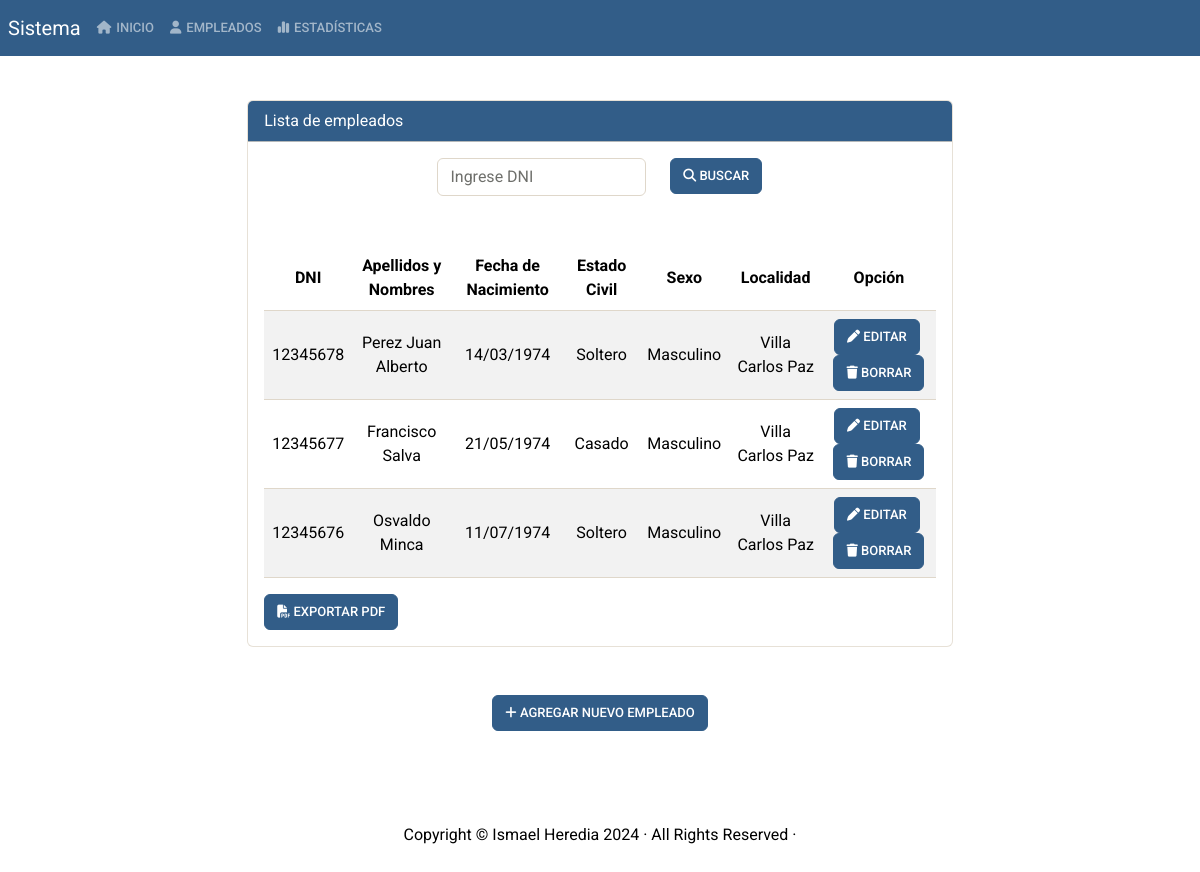
The app's page /index.php?tipo=listar with its own data.
### tables this page shows
create table empleados(
	id int not null auto_increment,
	dni int(8) unique,
	apellidos_nombres varchar(100),
	fecha_nacimiento date,
	id_estado_civil int,
	sexo char(1),
	calle_numero_domicilio varchar(150),
	localidad varchar(100),
	primary key(id),
	foreign key (id_estado_civil) references estados_civiles(id)
);

create table estados_civiles(
	id int not null auto_increment,
	nombre varchar(100),
	primary key(id)
);

### data/empleadoDatos.php (called while the page is built, shortened)
<?php
include_once("entities/empleado.php");
include_once("entities/estadoCivil.php");
class EmpleadoDatos {
   public function Listar($dni) {
      $empleados = array();
   	  $conexion = new Conexion();
      $conexion->abrir_conexion();
      $conn = $conexion->retornar_conexion();
      $sql = null;
      if(is_numeric($dni)) {
        $sql = $conn->prepare('SELECT * FROM empleados WHERE dni LIKE :patron');
        $sql->execute(array('patron' => '%'.$dni.'%'));
      } else {
        $sql = $conn->prepare('SELECT * FROM empleados');
        $sql->execute();
      }
      $resultado = $sql->fetchAll();
      foreach ($resultado as $fila) {
        $id = $fila['id'];
        $dni = $fila['dni'];
        $apellidos_nombres = $fila['apellidos_nombres'];
        $fecha_nacimiento = $fila['fecha_nacimiento'];
        $id_estado_civil = $fila['id_estado_civil'];
        $sexo = $fila['sexo'];
        $calle_numero_domicilio = $fila['calle_numero_domicilio'];
        $localidad = $fila['localidad'];
        $empleado = Empleado::CreateEmpleado($id,$dni,$apellidos_nombres,$fecha_nacimiento,$id_estado_civil,$sexo,$calle_numero_domicilio,$localidad);
        array_push($empleados,$empleado);
      }
      foreach ($empleados as $empleado) {
        $sql = $conn->prepare('SELECT * FROM estados_civiles WHERE id = :id');
        $sql->execute(array('id' => $empleado->getIdEstadoCivil()));
        $resultado = $sql->fetch();
        $id = $resultado['id'];
        $nombre = $resultado['nombre'];
        $estado_civil = EstadoCivil::CreateEstadoCivil($id,$nombre);
      }
      return $empleados;
   }
}
?>

### entities/empleado.php (called while the page is built, shortened)
<?php
class Empleado
{
    private $id;
    private $dni;
    private $apellidos_nombres;
    private $fecha_nacimiento;
    private $id_estado_civil;
    private $sexo;
    private $localidad;
    private $estado_civil;
    public function __construct()
    {
        $this->id = "";
        $this->dni = "";
        $this->apellidos_nombres = "";
        $this->fecha_nacimiento = "";
        $this->id_estado_civil = "";
        $this->sexo = "";
        $this->localidad = "";
        $this->estado_civil = "";
    }
    public static function CreateEmpleado($id, $dni, $apellidos_nombres, $fecha_nacimiento, $id_estado_civil, $sexo, $calle_numero_domicilio, $localidad)
    {
        $instance = new self();
        $instance->id = $id;
        $instance->dni = $dni;
        $instance->apellidos_nombres = $apellidos_nombres;
        $instance->fecha_nacimiento = $fecha_nacimiento;
        $instance->id_estado_civil = $id_estado_civil;
        $instance->sexo = $sexo;
        $instance->calle_numero_domicilio = $calle_numero_domicilio;
        $instance->localidad = $localidad;
        return $instance;
    }
    public function getId()
    {
        return $this->id;
    }
    public function getDni()
    {
        return $this->dni;
    }
    public function getApellidosNombres()
    {
        return $this->apellidos_nombres;
    }
    public function getFechaNacimiento()
    {
        return $this->fecha_nacimiento;
    }
    public function getIdEstadoCivil()
    {
        return $this->id_estado_civil;
    }
    public function getSexo()
    {
        return $this->sexo;
    }
    public function getLocalidad()
    {
        return $this->localidad;
    }
    public function getEstadoCivil()
    {
        return $this->estado_civil;
    }
    public function setEstadoCivil($estado_civil)
    {
        $this->estado_civil = $estado_civil;
    }
}
?>

### entities/estadoCivil.php (called while the page is built, shortened)
<?php
class EstadoCivil {
  private $nombre;
  public function __construct(){
		$this->nombre = "";
   }
  public static function CreateEstadoCivil($id,$nombre) {
   		$instance = new self();
    	$instance->id = $id;
		  $instance->nombre = $nombre;
    	return $instance;
  }
  public function getNombre() {
   	 	return $this->nombre;
  }
}
?>

### functions/helper.php (called while the page is built, shortened)
<?php
class Helper {
	function convertir_fecha_usuario($fecha) {
		return date("d/m/Y", strtotime($fecha));
	}
}
?>

### forms/empleados/listar.php (the view, shortened to what this page needs)
<?php
include_once("data/empleadoDatos.php");
include_once("functions/Helper.php");
$helper = new Helper();
$empleadoDatos = new EmpleadoDatos();
$dni = "";
$empleados = $empleadoDatos->Listar($dni);
?>
<div class="card contenedor">
  <div class="card-header">
    Lista de empleados
  </div>
  <div class="card-body">
  	<form method="GET">
  		<div class="d-flex align-items-center justify-content-center" style="margin-bottom: 50px;">
	  		<div class="row">
		      <div class="col-lg-8">
		        <input type="number" class="form-control" id="buscar" name="buscar" placeholder="Ingrese DNI" value="<?php echo htmlentities($dni); ?>" />
		      </div>
		      <div class="col">
		        <button type="submit" class="btn btn-primary"><i class="fa fa-magnifying-glass" aria-hidden="true"></i> Buscar</button>
		      </div>
		    </div>
	  	</div>
  	</form>
<?php
if(count($empleados) > 0) {
	?>
	<table class="table table-striped nowrap" style="width:100%">
	  <thead>
	    <tr>
	      <th scope="col">DNI</th>
	      <th scope="col">Apellidos y Nombres</th>
	      <th scope="col">Fecha de Nacimiento</th>
	      <th scope="col">Estado Civil</th>
	      <th scope="col">Sexo</th>
	      <th scope="col">Localidad</th>
	      <th scope="col">Opción</th>
	    </tr>
	  </thead>
	  <tbody>
	<?php
	foreach($empleados as $empleado) {
		$id = $empleado->getId();
		$dni_em = $empleado->getDni();
		$apellidos_nombres = $empleado->getApellidosNombres();
		$fecha_nacimiento = $helper->convertir_fecha_usuario($empleado->getFechaNacimiento());
		$estado_civil = $empleado->getEstadoCivil()->getNombre();
		$sexo = ($empleado->getSexo() == "M" ? "Masculino" : "Femenino");
		$localidad = $empleado->getLocalidad();
		echo "<tr><td>". htmlentities($dni_em) ."</td><td>". htmlentities($apellidos_nombres) ."</td><td>". htmlentities($fecha_nacimiento) ."</td><td>". htmlentities($estado_civil) ."</td><td>". htmlentities($sexo) ."</td><td>". htmlentities($localidad) ."</td><td><a class=\"btn btn-primary\" href=\"index.php?tipo=editar&id=". htmlentities($id) ."\" role=\"button\"><i class=\"fa fa-pen\" aria-hidden=\"true\"></i> Editar</a>&nbsp;<a class=\"btn btn-primary\" href=\"index.php?tipo=borrar&id=". htmlentities($id) ."\" role=\"button\"><i class=\"fa fa-trash\" aria-hidden=\"true\"></i> Borrar</a></td></tr>";
	}
	?>
		  </tbody>
		</table>
		<a class="btn btn-primary" href="index.php?tipo=exportar&buscar=<?php echo htmlentities($dni); ?>" role="button" target="_blank"><i class="fa fa-file-pdf" aria-hidden="true"></i> Exportar PDF</a>
	<?php
} else {
	echo "<h4 class=\"text-center\">Registro Inexistente</h4>";
}
?>
  </div>
</div>
<div class="mt-5 col-md-12 text-center">
	<a class="btn btn-primary" href="index.php?tipo=agregar" role="button"><i class="fa fa-plus" aria-hidden="true"></i> Agregar nuevo empleado</a>
</div>

### index.php (shortened to what this page needs)
<?php
include_once("functions/helper.php");
if(isset($_GET["tipo"])) {
	$tipo = $_GET["tipo"];
	if($tipo == "exportar") {
		include_once("forms/exportar/pdf.php");
	} else {
		include_once("layouts/header.php");
		if($tipo == "listar") {
			include_once("forms/empleados/listar.php");
		}
		elseif($tipo == "agregar") {
			include_once("forms/empleados/formulario.php");
		}
		elseif($tipo == "editar") {
			include_once("forms/empleados/formulario.php");
		}
		elseif($tipo == "borrar") {
			include_once("forms/empleados/borrar.php");
		}
		elseif($tipo == "estadisticas") {
			include_once("forms/estadisticas/reporte.php");
		}
		include_once("layouts/footer.php");
	}
} else {
	include_once("layouts/header.php");
	echo "<h3 class=\"text-center\">Bienvenido</h3>";
	include_once("layouts/footer.php");
}
?>

### layouts/header.php (shortened to what this page needs)
<!DOCTYPE html>
<html lang="en">
    <head>
    <link href="css/bootstrap/bootstrap.min.css" rel="stylesheet" />
    <link id="theme" href="css/page/style.css" rel="stylesheet" />
    <link rel="stylesheet" href="https://cdnjs.cloudflare.com/ajax/libs/font-awesome/6.5.2/css/all.min.css">
    </head>
    <body>
        <nav class="navbar navbar-expand-lg fixed-top navbar-dark bg-primary">
            <a class="navbar-brand mx-2" href="index.php">Sistema</a>
            <div class="collapse navbar-collapse" id="navbarSupportedContent">
                <ul class="navbar-nav mr-auto">
                    <li class="nav-item active"><a class="nav-link" href="index.php" name="inicio"><i class="fa fa-home espacio-icono" aria-hidden="true"></i></span>Inicio<span class="sr-only"></span></a></li>
                     <li class="nav-item"><a class="nav-link" href="index.php?tipo=listar" name="inicio"><i class="fa fa-user espacio-icono" aria-hidden="true"></i></span>Empleados</a></li>
                     <li class="nav-item"><a class="nav-link" href="index.php?tipo=estadisticas" name="inicio"><i class="fa fa-chart-simple espacio-icono" aria-hidden="true"></i></span>Estadísticas<span class="sr-only"></span></a></li>
                </ul>
            </div>
        </nav>
        <section>
          <div class="container-fluid" style="margin-top: 100px">

### layouts/footer.php
          </div>
        </section>
        <footer>
            <div class="container text-center">
                <p>Copyright &copy; Ismael Heredia 2024 &middot; All Rights Reserved &middot;</p>
            </div>
        </footer>
    </body>
</html>

### css/page/style.css (style rules this page uses)
html { position: relative; min-height: 100%; }
body { margin-bottom: 150px; }
footer { position: absolute; bottom: 0; width: 100%; line-height: 60px; color:black; }
.contenedor { margin-left: 20%; margin-right: 20%; }
.card-header { background: #325D88; color: white; }
.espacio-icono { margin-right:5px; }
th { text-align: center; vertical-align: middle; }
td { text-align: center; vertical-align: middle; }
a { color:#6495ED; text-decoration:none !important; }

### records on screen
empleados: dni "12345678", apellidos_nombres "Perez Juan Alberto", fecha_nacimiento "14/03/1974", id_estado_civil.nombre "Soltero", sexo "Masculino", localidad "Villa Carlos Paz"
empleados: dni "12345677", apellidos_nombres "Francisco Salva", fecha_nacimiento "21/05/1974", id_estado_civil.nombre "Casado", sexo "Masculino", localidad "Villa Carlos Paz"
empleados: dni "12345676", apellidos_nombres "Osvaldo Minca", fecha_nacimiento "11/07/1974", id_estado_civil.nombre "Soltero", sexo "Masculino", localidad "Villa Carlos Paz"
